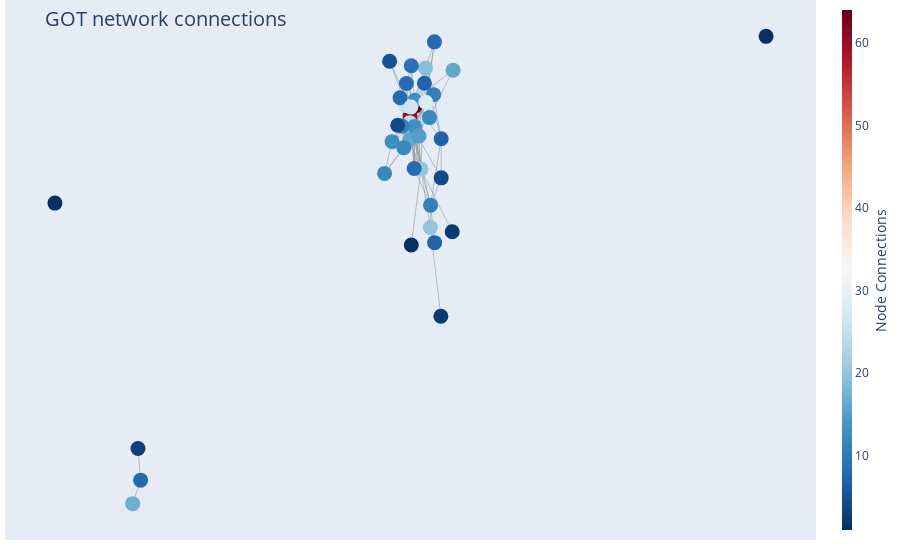

The notebook cell saved with this chart:
### Markdown cell above
### **Book 4**

### Code cell
draw_plotly_network_graph(Graph_obj = G4, filter = "Yes", filter_nodesbydegree = 50)

### Figure 1 — Plotly figure (JSON) as saved in the notebook; plotly's stock layout.template omitted (floating-point values rounded to 4 significant figures; data arrays with more than 128 entries replaced by an {"elided": "..."} marker saying what was removed)
{"data": [{"hoverinfo": "none", "line": {"color": "#888", "width": 0.5}, "mode": "lines", "type": "scatter", "x": {"elided": "393 float values"}, "y": {"elided": "393 float values"}}, {"hoverinfo": "text", "marker": {"color": [60, 64, 7, 11, 20, 8, 3, 17, 1, 13, 16, 25, 13, 19, 12, 16, 12, 24, 8, 20, 24, 5, 12, 11, 28, 4, 7, 13, 8, 7, 26, 9, 8, 8, 11, 15, 4, 2, 2, 1, 1], "colorbar": {"thickness": 10, "title": {"side": "right", "text": "Node Connections"}, "xanchor": "left"}, "colorscale": [[0, "rgb(103,0,31)"], [0.1, "rgb(178,24,43)"], [0.2, "rgb(214,96,77)"], [0.3, "rgb(244,165,130)"], [0.4, "rgb(253,219,199)"], [0.5, "rgb(247,247,247)"], [0.6, "rgb(209,229,240)"], [0.7, "rgb(146,197,222)"], [0.8, "rgb(67,147,195)"], [0.9, "rgb(33,102,172)"], [1, "rgb(5,48,97)"]], "line": {"width": 0}, "reversescale": true, "showscale": true, "size": 15}, "mode": "markers", "text": ["Cersei-Lannister<br /># of connections: 60", "Jaime-Lannister<br /># of connections: 64", "Aemon-Targaryen-(Maester-Aemon)<br /># of connections: 7", "Jon-Snow<br /># of connections: 11", "Samwell-Tarly<br /># of connections: 20", "Asha-Greyjoy<br /># of connections: 8", "Theon-Greyjoy<br /># of connections: 3", "Victarion-Greyjoy<br /># of connections: 17", "Barristan-Selmy<br /># of connections: 1", "Robert-Baratheon<br /># of connections: 13", "Tywin-Lannister<br /># of connections: 16", "Margaery-Tyrell<br /># of connections: 25", "Myrcella-Baratheon<br /># of connections: 13", "Petyr-Baelish<br /># of connections: 19", "Doran-Martell<br /># of connections: 12", "Arya-Stark<br /># of connections: 16", "Sandor-Clegane<br /># of connections: 12", "Sansa-Stark<br /># of connections: 24", "Loras-Tyrell<br /># of connections: 8", "Stannis-Baratheon<br /># of connections: 20", "Tommen-Baratheon<br /># of connections: 24", "Bronn<br /># of connections: 5", "Gregor-Clegane<br /># of connections: 12", "Catelyn-Stark<br /># of connections: 11", "Brienne-of-Tarth<br /># of connections: 28", "Bran-Stark<br /># of connections: 4", "Robb-Stark<br /># of connections: 7", "Joffrey-Baratheon<br /># of connections: 13", "Lysa-Arryn<br /># of connections: 8", "Renly-Baratheon<br /># of connections: 7", "Tyrion-Lannister<br /># of connections: 26", "Edmure-Tully<br /># of connections: 9", "Eddard-Stark<br /># of connections: 8", "Ilyn-Payne<br /># of connections: 8", "Mace-Tyrell<br /># of connections: 11", "Pycelle<br /># of connections: 15", "Varys<br /># of connections: 4", "Jeor-Mormont<br /># of connections: 2", "Melisandre<br /># of connections: 2", "Luwin<br /># of connections: 1", "Roose-Bolton<br /># of connections: 1"], "type": "scatter", "x": [0.03361, 0.04774, 0.1005, 0.08945, 0.08907, -0.6973, -0.7044, -0.7189, 1, 0.04665, 0.03308, 0.02115, -0.01484, 0.07579, -0.03529, 0.1506, 0.08649, 0.08232, 0.006792, 0.06341, 0.03306, -0.02161, 0.01677, 0.0978, 0.07656, 0.1183, 0.1183, 0.046, 0.1001, 0.07287, 0.03602, 0.03721, 0.04505, 0.02383, 0.01229, 0.05816, 0.000356, 0.1174, 0.1483, -0.9299, 0.03724], "y": [0.0447, 0.05495, -0.08492, -0.04658, -0.06954, -0.3277, -0.2954, -0.3517, 0.126, 0.06056, 0.02046, 0.05537, 0.01832, 0.09372, -0.01411, 0.09138, 0.04291, 0.07196, 0.06315, -0.009707, 0.03763, 0.1005, 0.01222, 0.06638, 0.05862, -0.01869, 0.02125, 0.03394, 0.1204, 0.07807, 0.05371, 0.09588, -0.009132, 0.0778, 0.03414, 0.02419, 0.03518, -0.1602, -0.07381, -0.0445, -0.08727]}], "layout": {"annotations": [{"showarrow": false, "text": "", "xref": "paper", "yref": "paper"}], "hovermode": "closest", "margin": {"b": 20, "l": 5, "r": 5, "t": 0}, "showlegend": false, "title": {"font": {"size": 20}, "text": "<br>GOT network connections"}, "xaxis": {"showgrid": false, "showticklabels": false, "zeroline": false}, "yaxis": {"showgrid": false, "showticklabels": false, "zeroline": false}}}
